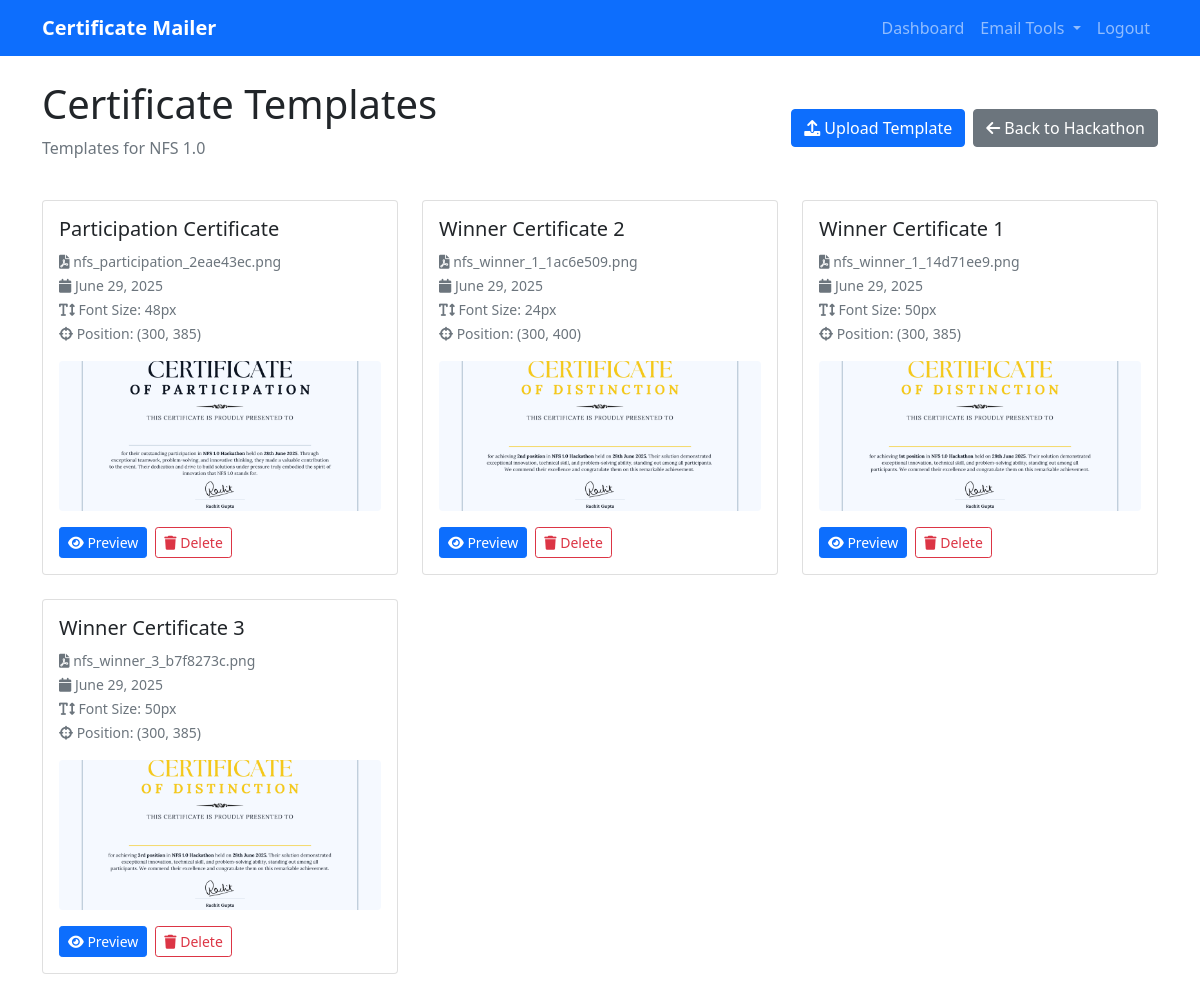
Before: /hackathon/1/templates (signed in) with the older database file.
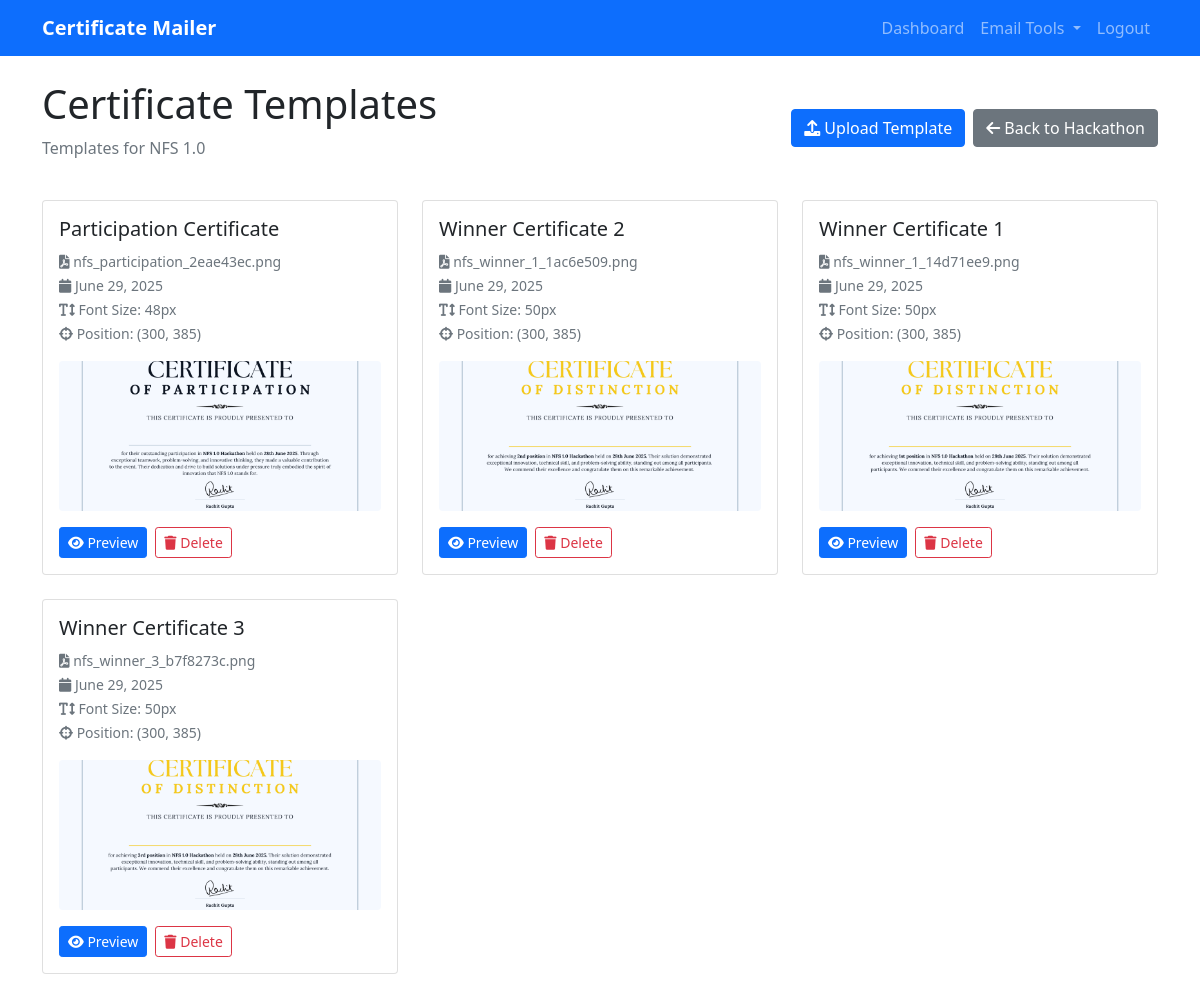
After: the same page with the newer database file.
### models.py (models this page shows)
class Hackathon(db.Model):
    id = db.Column(db.Integer, primary_key=True)
    name = db.Column(db.String(100), nullable=False)
    description = db.Column(db.Text)
    created_at = db.Column(db.DateTime, default=datetime.utcnow)
    user_id = db.Column(db.Integer, db.ForeignKey('user.id'), nullable=False)
    certificate_templates = db.relationship('CertificateTemplate', backref='hackathon', lazy=True)
    participants = db.relationship('Participant', backref='hackathon', lazy=True)
    resubmission_form_link = db.Column(db.String(255))  # Link for resubmission form
    feedback_form_link = db.Column(db.String(255))  # Link for feedback form

class CertificateTemplate(db.Model):
    id = db.Column(db.Integer, primary_key=True)
    name = db.Column(db.String(100), nullable=False)  # e.g., "Winner", "Participation"
    filename = db.Column(db.String(255), nullable=False)
    name_x_position = db.Column(db.Float, default=300)
    name_y_position = db.Column(db.Float, default=400)
    font_size = db.Column(db.Integer, default=24)
    font_color = db.Column(db.String(7), default='#000000')
    hackathon_id = db.Column(db.Integer, db.ForeignKey('hackathon.id'), nullable=False)
    created_at = db.Column(db.DateTime, default=datetime.utcnow)

### blueprints/certificates/routes.py (the view)
@certificates_bp.route('/hackathon/<int:hackathon_id>/templates')
@login_required
def list_templates(current_user, hackathon_id):
    hackathon = Hackathon.query.filter_by(id=hackathon_id, user_id=current_user.id).first_or_404()
    templates = CertificateTemplate.query.filter_by(hackathon_id=hackathon_id).all()
    return render_template('certificates/list.html',
                         hackathon=hackathon,
                         templates=templates,
                         user=current_user)

### templates/certificates/list.html (shortened to what this page needs)
{% extends "base.html" %}
{% block content %}
<div class="d-flex justify-content-between align-items-center mb-4">
    <div>
        <h1>Certificate Templates</h1>
        <p class="text-muted">Templates for {{ hackathon.name }}</p>
    </div>
    <div class="d-flex gap-2">
        <a href="{{ url_for('certificates.upload_template', hackathon_id=hackathon.id) }}" class="btn btn-primary">
            <i class="fas fa-upload"></i> Upload Template
        </a>
        <a href="{{ url_for('hackathon.hackathon_detail', id=hackathon.id) }}" class="btn btn-secondary">
            <i class="fas fa-arrow-left"></i> Back to Hackathon
        </a>
    </div>
</div>
{% if templates %}
    <div class="row">
        {% for template in templates %}
        <div class="col-md-6 col-lg-4 mb-4">
            <div class="card">
                <div class="card-body">
                    <h5 class="card-title">{{ template.name }}</h5>
                    <p class="card-text">
                        <small class="text-muted">
                            <i class="fas fa-file-pdf"></i> {{ template.filename }}<br>
                            <i class="fas fa-calendar"></i> {{ template.created_at.strftime('%B %d, %Y') }}<br>
                            <i class="fas fa-text-height"></i> Font Size: {{ template.font_size }}px<br>
                            <i class="fas fa-crosshairs"></i> Position: ({{ template.name_x_position|int }}, {{ template.name_y_position|int }})
                        </small>
                    </p>
                    {% set preview_path = 'uploads/certificates/' + hackathon.id|string + '/' + template.filename.replace('.pdf', '_preview.png') %}
                    <div class="mb-3">
                        <img src="{{ url_for('certificates.uploaded_file', filename='certificates/' + hackathon.id|string + '/' + template.filename.replace('.pdf', '_preview.png')) }}"
                             class="img-fluid rounded"
                             style="max-height: 150px; width: 100%; object-fit: cover;"
                             alt="Template preview"
                             onerror="this.style.display='none'">
                    </div>
                    <div class="d-flex gap-2">
                        <a href="{{ url_for('certificates.preview_template', hackathon_id=hackathon.id, template_id=template.id) }}"
                           class="btn btn-primary btn-sm">
                            <i class="fas fa-eye"></i> Preview
                        </a>
                        <button class="btn btn-outline-danger btn-sm"
                                onclick="deleteTemplate('{{ template.id }}', '{{ template.name }}')">
                            <i class="fas fa-trash"></i> Delete
                        </button>
                    </div>
                </div>
            </div>
        </div>
        {% endfor %}
    </div>
{% endif %}
{% endblock %}

### templates/base.html (shortened to what this page needs)
<!DOCTYPE html>
<html lang="en">
<head>
    <link href="https://cdn.jsdelivr.net/npm/bootstrap@5.1.3/dist/css/bootstrap.min.css" rel="stylesheet">
    <link rel="stylesheet" href="https://cdnjs.cloudflare.com/ajax/libs/font-awesome/6.0.0/css/all.min.css">
</head>
<body>    <nav class="navbar navbar-expand-lg navbar-dark bg-primary">
        <div class="container">
            <a class="navbar-brand" href="{{ url_for('main.index') }}">Certificate Mailer</a>
            <div class="collapse navbar-collapse" id="navbarNav">
                <div class="navbar-nav ms-auto">
                    {% if session.token %}
                        <a class="nav-link" href="{{ url_for('main.dashboard') }}">Dashboard</a>
                        <li class="nav-item dropdown">
                            <a class="nav-link dropdown-toggle" href="#" role="button" data-bs-toggle="dropdown">
                                Email Tools
                            </a>
                        </li>
                        <a class="nav-link" href="{{ url_for('auth.logout') }}">Logout</a>
                    {% else %}
                        <a class="nav-link" href="{{ url_for('auth.login') }}">Login</a>
                        <a class="nav-link" href="{{ url_for('auth.signup') }}">Sign Up</a>
                    {% endif %}
                </div>
            </div>
        </div>
    </nav>
    <div class="container mt-4">
        {% block content %}{% endblock %}
    </div>
</body>
</html>

### templates/base.html (style rules this page uses)
.navbar-brand { font-weight: bold; }

Changed rows visible on the page:
changed CertificateTemplate "Winner Certificate 2": font_size "24" → "50"; name_y_position "400" → "385"
